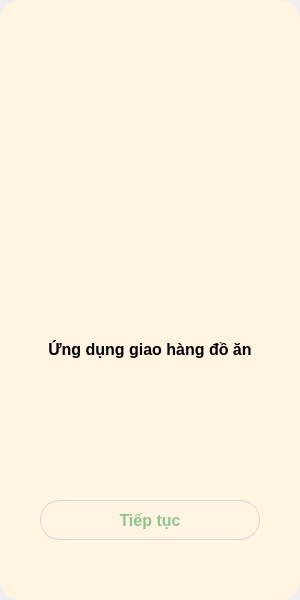
<?xml version="1.0" encoding="UTF-8"?>
<ui version="4.0">
 <class>MainWindow</class>
 <widget class="QMainWindow" name="MainWindow">
  <property name="geometry">
   <rect>
    <x>0</x>
    <y>0</y>
    <width>300</width>
    <height>600</height>
   </rect>
  </property>
  <property name="windowTitle">
   <string>MainWindow</string>
  </property>
  <widget class="QWidget" name="centralwidget">
   <widget class="QWidget" name="widget" native="true">
    <property name="geometry">
     <rect>
      <x>0</x>
      <y>0</y>
      <width>300</width>
      <height>600</height>
     </rect>
    </property>
    <property name="minimumSize">
     <size>
      <width>300</width>
      <height>600</height>
     </size>
    </property>
    <property name="maximumSize">
     <size>
      <width>300</width>
      <height>600</height>
     </size>
    </property>
    <property name="styleSheet">
     <string notr="true">QWidget{
	background-color: #FFF5E1;
	border-radius: 20px;
}</string>
    </property>
    <widget class="QLabel" name="label">
     <property name="geometry">
      <rect>
       <x>50</x>
       <y>120</y>
       <width>200</width>
       <height>200</height>
      </rect>
     </property>
     <property name="text">
      <string/>
     </property>
     <property name="pixmap">
      <pixmap>../resources/logo_welcome.png</pixmap>
     </property>
     <property name="scaledContents">
      <bool>true</bool>
     </property>
    </widget>
    <widget class="QLabel" name="label_2">
     <property name="geometry">
      <rect>
       <x>0</x>
       <y>329</y>
       <width>300</width>
       <height>41</height>
      </rect>
     </property>
     <property name="font">
      <font>
       <pointsize>12</pointsize>
       <bold>true</bold>
      </font>
     </property>
     <property name="text">
      <string>Ứng dụng giao hàng đồ ăn</string>
     </property>
     <property name="alignment">
      <set>Qt::AlignCenter</set>
     </property>
    </widget>
    <widget class="QPushButton" name="pushButton">
     <property name="geometry">
      <rect>
       <x>40</x>
       <y>500</y>
       <width>220</width>
       <height>40</height>
      </rect>
     </property>
     <property name="font">
      <font>
       <pointsize>12</pointsize>
       <bold>true</bold>
      </font>
     </property>
     <property name="styleSheet">
      <string notr="true">QPushButton {
	color: #8FC48F;
	border: 1px solid #D4D4D4;
	border-radius: 20px;
}
QPushButton:hover {
	color: #FFFFFF;
	background-color: #FFA726;
}</string>
     </property>
     <property name="text">
      <string>Tiếp tục</string>
     </property>
    </widget>
   </widget>
  </widget>
 </widget>
 <resources/>
 <connections/>
</ui>
